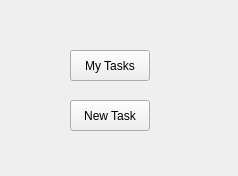
<?xml version="1.0" encoding="UTF-8"?>
<ui version="4.0">
 <class>Task</class>
 <widget class="QWidget" name="Task">
  <property name="geometry">
   <rect>
    <x>0</x>
    <y>0</y>
    <width>238</width>
    <height>176</height>
   </rect>
  </property>
  <property name="windowTitle">
   <string>Form</string>
  </property>
  <widget class="QPushButton" name="pushButton">
   <property name="geometry">
    <rect>
     <x>70</x>
     <y>50</y>
     <width>80</width>
     <height>31</height>
    </rect>
   </property>
   <property name="text">
    <string>My Tasks</string>
   </property>
  </widget>
  <widget class="QPushButton" name="pushButton_2">
   <property name="geometry">
    <rect>
     <x>70</x>
     <y>100</y>
     <width>80</width>
     <height>31</height>
    </rect>
   </property>
   <property name="text">
    <string>New Task</string>
   </property>
  </widget>
 </widget>
 <resources/>
 <connections/>
</ui>
